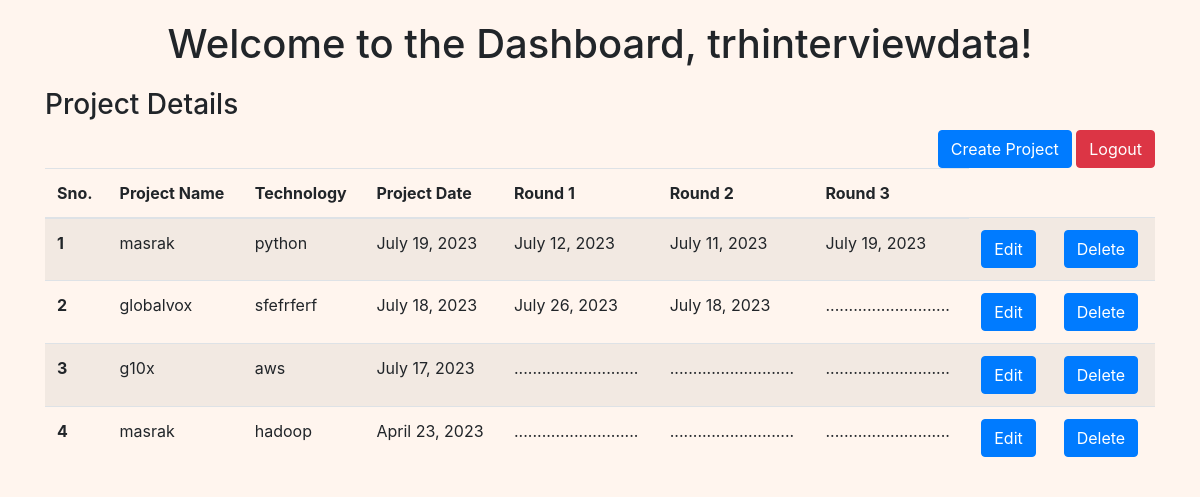
The page /dashboard/ (signed in) on the database its author committed.
### app/models.py (models this page shows, shortened)
class Project(models.Model):
    project_name = models.CharField(max_length=256)
    date = models.DateField(default='',blank=True)
    technology = models.CharField(max_length=256, blank=True)
    resume_shared = models.BooleanField(default=False)
    edited_by = models.ForeignKey(BDE_User,on_delete=models.SET_NULL,null=True)

class Round1(models.Model):
    project = models.ForeignKey(Project, on_delete=models.CASCADE)
    date = models.DateField(blank=True,null=True,default=None)
    screenshot_shared = models.ImageField(upload_to='screenshots/', blank=True, null=True)
    our_review = models.TextField(default='')
    client_review = models.TextField(default='')
    edited_by = models.ForeignKey(BDE_User,on_delete=models.SET_NULL,null=True)

class Round2(models.Model):
    project = models.ForeignKey(Project, on_delete=models.CASCADE)
    date = models.DateField(blank=True,null=True,default=None)
    screenshot_shared = models.ImageField(upload_to='screenshots/', blank=True, null=True)
    our_review = models.TextField(default='')
    client_review = models.TextField(default='')
    edited_by = models.ForeignKey(BDE_User,on_delete=models.SET_NULL,null=True)

class Round3(models.Model):
    project = models.ForeignKey(Project, on_delete=models.CASCADE)
    date = models.DateField(blank=True,null=True,default=None)
    screenshot_shared = models.ImageField(upload_to='screenshots/', blank=True, null=True)
    our_review = models.TextField(default='')
    client_review = models.TextField(default='')
    edited_by = models.ForeignKey(BDE_User,on_delete=models.SET_NULL,null=True)

### app/middlewares.py (the view)
    def middleware(request):
        returnUrl = ''
        if not request.session.get('user'):
            return redirect('login')
        response = get_response(request)
        return response

### app/templates/dashboard.html (shortened to what this page needs)
<!DOCTYPE html>
{% load static %}
<html>
<head>
    <link rel="stylesheet" href="https://stackpath.bootstrapcdn.com/bootstrap/4.5.2/css/bootstrap.min.css">
</head>
<body bgcolour ="cyan">
    <div class="dashboard-container">
        <h1 class="dashboard-title">Welcome to the Dashboard, {{ request.session.user }}! </h1>
    </div>
    <div class="container">
        <h3 class="inline" >Project Details</h3>
        <div class="float-right">
            <a  class="btn btn-primary" href="{% url 'project'  %}" >Create Project</a>
            <a class="btn btn-danger" href="{% url 'login' %}">Logout<a/>
        </div>
        <table class="table table-striped">
            <thead>
                <tr>
                    <th scope="col">Sno.</th>
                    <th scope="col">Project Name</th>
                    <th scope="col">Technology</th>
                    <th scope="col">Project Date</th>
                    <th scope="col">Round 1  </th>
                    <th scope="col">Round 2  </th>
                    <th scope="col">Round 3  </th>
                </tr>
            </thead>
            <tbody>
                {% for data in all_data %}
                <tr>
                    <th scope="row">{{forloop.counter}}</th>
                    <td>{{ data.project_name }}</td>
                    <td>{{ data.technology }}</td>
                    <td>{{ data.project_date }}</td>
                    <td>{{ data.round1_date|default:'...........................' }}</td>
                    <td>{{ data.round2_date|default:'...........................'}}</td>
                    <td>{{ data.round3_date|default:'...........................'}}</td>
                    <td>
                        <a class="btn btn-primary" href="{% url 'edit_project' data.project_id %}">Edit</a>
                    </td>
                    <td>
                            <a class="btn btn-primary" value="Delete" onclick="return confirm('Are you sure you want to delete this project?')" href="{% url 'delete' data.project_id %}">Delete</a>
                    </td>
                </tr>
                {% endfor %}
            </tbody>
        </table>
    </div>
</body>
</html>

### app/templates/dashboard.html (style rules this page uses)
body { padding: 20px; background-color:seashell; }
.table { margin-top: 20px; }
h1 { margin-bottom: 20px; text-align: center; }

### rows shown on the page
Project: project_name "masrak", technology "python", project_date "July 19, 2023"
Round1: round1_date "July 12, 2023"
Round2: round2_date "July 11, 2023"
Round3: round3_date "July 19, 2023"
Project: project_name "globalvox", technology "sfefrferf", project_date "July 18, 2023"
Round1: round1_date "July 26, 2023"
Round2: round2_date "July 18, 2023"
Project: project_name "g10x", technology "aws", project_date "July 17, 2023"
Project: project_name "masrak", technology "hadoop", project_date "April 23, 2023"

### other values the page prints
{{ request.session.user }} "trhinterviewdata"
{{ data.round3_date|default:'...........................' }} "..........................." "..........................." "..........................."
{{ data.round1_date|default:'...........................' }} "..........................." "..........................."
{{ data.round2_date|default:'...........................' }} "..........................." "..........................."
